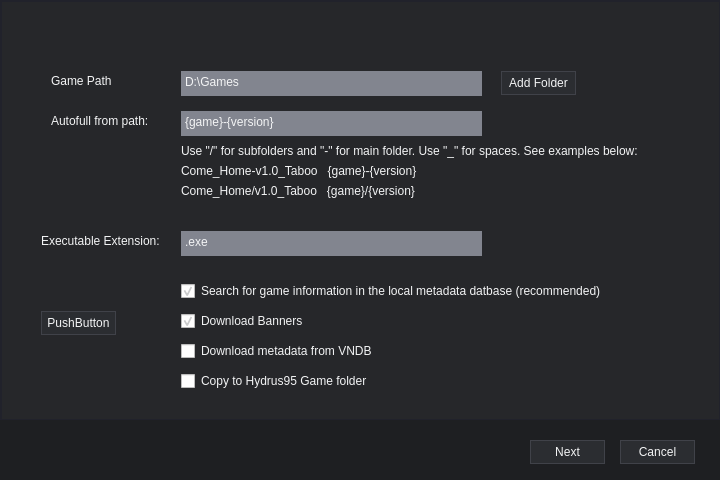
<?xml version="1.0" encoding="UTF-8"?>
<ui version="4.0">
 <class>dImport</class>
 <widget class="QDialog" name="dImport">
  <property name="geometry">
   <rect>
    <x>0</x>
    <y>0</y>
    <width>720</width>
    <height>480</height>
   </rect>
  </property>
  <property name="sizePolicy">
   <sizepolicy hsizetype="Minimum" vsizetype="Minimum">
    <horstretch>0</horstretch>
    <verstretch>0</verstretch>
   </sizepolicy>
  </property>
  <property name="windowTitle">
   <string>Import Games Wizard</string>
  </property>
  <property name="styleSheet">
   <string notr="true">QWidget{background-color: rgb(30, 31, 34);}

QFrame{
background-color: rgb(38,39,42);
border:1px solid;
border-color:rgb(33, 34, 43);}

QLabel{
color: rgb(243, 244, 245);
border:none;}

QPushButton{
background-color: rgb(43,45,49);
color:rgb(243, 244, 245);
border:1px solid;
border-color:rgb(64,66,73);}
QPushButton:hover:!pressed
{
background-color: rgb(54, 55, 61);
}

QTextEdit{
background-color:rgb(130,133,143);
color: rgb(243, 244, 245);
border:none;}

QPlainTextEdit{
color: rgb(130,133,143);
border:none;}

QListWidget{
background-color:rgb(130,133,143);
color: rgb(243, 244, 245);
border:1px solid;
border-color:rgb(64,66,73);}

QTableWidget{
background-color:rgb(130,133,143);
color: rgb(243, 244, 245);
border:1px solid;
border-color:rgb(64,66,73);}

QToolButton{
background-color: rgb(43,45,49);
color:rgb(243, 244, 245);
border:1px solid;
border-color:rgb(64,66,73);}
QToolButton:hover:!pressed
{
background-color: rgb(54, 55, 61);
}

QCheckBox{
background-color:none;
color: rgb(243, 244, 245);
border:none;}</string>
  </property>
  <layout class="QGridLayout" name="gridLayout">
   <property name="leftMargin">
    <number>0</number>
   </property>
   <property name="topMargin">
    <number>0</number>
   </property>
   <property name="rightMargin">
    <number>0</number>
   </property>
   <property name="bottomMargin">
    <number>0</number>
   </property>
   <property name="spacing">
    <number>0</number>
   </property>
   <item row="1" column="0">
    <widget class="QWidget" name="widget" native="true">
     <property name="sizePolicy">
      <sizepolicy hsizetype="Preferred" vsizetype="Maximum">
       <horstretch>0</horstretch>
       <verstretch>0</verstretch>
      </sizepolicy>
     </property>
     <property name="minimumSize">
      <size>
       <width>0</width>
       <height>60</height>
      </size>
     </property>
     <property name="maximumSize">
      <size>
       <width>16777215</width>
       <height>60</height>
      </size>
     </property>
     <widget class="QPushButton" name="btnNext">
      <property name="geometry">
       <rect>
        <x>530</x>
        <y>20</y>
        <width>75</width>
        <height>24</height>
       </rect>
      </property>
      <property name="text">
       <string>Next</string>
      </property>
     </widget>
     <widget class="QPushButton" name="btnCancel">
      <property name="geometry">
       <rect>
        <x>620</x>
        <y>20</y>
        <width>75</width>
        <height>24</height>
       </rect>
      </property>
      <property name="text">
       <string>Cancel</string>
      </property>
     </widget>
    </widget>
   </item>
   <item row="0" column="0">
    <widget class="QStackedWidget" name="swImportGames">
     <property name="sizePolicy">
      <sizepolicy hsizetype="Preferred" vsizetype="Preferred">
       <horstretch>0</horstretch>
       <verstretch>0</verstretch>
      </sizepolicy>
     </property>
     <widget class="QWidget" name="page_1">
      <widget class="QFrame" name="frame_2">
       <property name="geometry">
        <rect>
         <x>0</x>
         <y>0</y>
         <width>721</width>
         <height>421</height>
        </rect>
       </property>
       <property name="frameShape">
        <enum>QFrame::StyledPanel</enum>
       </property>
       <property name="frameShadow">
        <enum>QFrame::Raised</enum>
       </property>
       <widget class="QLabel" name="label">
        <property name="geometry">
         <rect>
          <x>50</x>
          <y>110</y>
          <width>121</width>
          <height>20</height>
         </rect>
        </property>
        <property name="text">
         <string>Autofull from path:</string>
        </property>
       </widget>
       <widget class="QTextEdit" name="tbFormat">
        <property name="geometry">
         <rect>
          <x>180</x>
          <y>110</y>
          <width>301</width>
          <height>25</height>
         </rect>
        </property>
        <property name="verticalScrollBarPolicy">
         <enum>Qt::ScrollBarAlwaysOff</enum>
        </property>
        <property name="html">
         <string>&lt;!DOCTYPE HTML PUBLIC &quot;-//W3C//DTD HTML 4.0//EN&quot; &quot;http://www.w3.org/TR/REC-html40/strict.dtd&quot;&gt;
&lt;html&gt;&lt;head&gt;&lt;meta name=&quot;qrichtext&quot; content=&quot;1&quot; /&gt;&lt;meta charset=&quot;utf-8&quot; /&gt;&lt;style type=&quot;text/css&quot;&gt;
p, li { white-space: pre-wrap; }
hr { height: 1px; border-width: 0; }
li.unchecked::marker { content: &quot;\2610&quot;; }
li.checked::marker { content: &quot;\2612&quot;; }
&lt;/style&gt;&lt;/head&gt;&lt;body style=&quot; font-family:'Segoe UI'; font-size:9pt; font-weight:400; font-style:normal;&quot;&gt;
&lt;p style=&quot; margin-top:0px; margin-bottom:0px; margin-left:0px; margin-right:0px; -qt-block-indent:0; text-indent:0px;&quot;&gt;{game}-{version}&lt;/p&gt;&lt;/body&gt;&lt;/html&gt;</string>
        </property>
       </widget>
       <widget class="QTextEdit" name="tbExt">
        <property name="geometry">
         <rect>
          <x>180</x>
          <y>230</y>
          <width>301</width>
          <height>25</height>
         </rect>
        </property>
        <property name="verticalScrollBarPolicy">
         <enum>Qt::ScrollBarAlwaysOff</enum>
        </property>
        <property name="html">
         <string>&lt;!DOCTYPE HTML PUBLIC &quot;-//W3C//DTD HTML 4.0//EN&quot; &quot;http://www.w3.org/TR/REC-html40/strict.dtd&quot;&gt;
&lt;html&gt;&lt;head&gt;&lt;meta name=&quot;qrichtext&quot; content=&quot;1&quot; /&gt;&lt;meta charset=&quot;utf-8&quot; /&gt;&lt;style type=&quot;text/css&quot;&gt;
p, li { white-space: pre-wrap; }
hr { height: 1px; border-width: 0; }
li.unchecked::marker { content: &quot;\2610&quot;; }
li.checked::marker { content: &quot;\2612&quot;; }
&lt;/style&gt;&lt;/head&gt;&lt;body style=&quot; font-family:'Segoe UI'; font-size:9pt; font-weight:400; font-style:normal;&quot;&gt;
&lt;p style=&quot; margin-top:0px; margin-bottom:0px; margin-left:0px; margin-right:0px; -qt-block-indent:0; text-indent:0px;&quot;&gt;.exe&lt;/p&gt;&lt;/body&gt;&lt;/html&gt;</string>
        </property>
       </widget>
       <widget class="QLabel" name="label_2">
        <property name="geometry">
         <rect>
          <x>40</x>
          <y>230</y>
          <width>121</width>
          <height>20</height>
         </rect>
        </property>
        <property name="text">
         <string>Executable Extension:</string>
        </property>
       </widget>
       <widget class="QCheckBox" name="checkBox">
        <property name="geometry">
         <rect>
          <x>180</x>
          <y>280</y>
          <width>431</width>
          <height>20</height>
         </rect>
        </property>
        <property name="text">
         <string>Search for game information in the local metadata datbase (recommended)</string>
        </property>
        <property name="checked">
         <bool>true</bool>
        </property>
       </widget>
       <widget class="QCheckBox" name="checkBox_2">
        <property name="geometry">
         <rect>
          <x>180</x>
          <y>310</y>
          <width>431</width>
          <height>20</height>
         </rect>
        </property>
        <property name="text">
         <string>Download Banners</string>
        </property>
        <property name="checked">
         <bool>true</bool>
        </property>
       </widget>
       <widget class="QCheckBox" name="checkBox_3">
        <property name="geometry">
         <rect>
          <x>180</x>
          <y>340</y>
          <width>431</width>
          <height>20</height>
         </rect>
        </property>
        <property name="text">
         <string>Download metadata from VNDB</string>
        </property>
       </widget>
       <widget class="QLabel" name="label_6">
        <property name="geometry">
         <rect>
          <x>180</x>
          <y>140</y>
          <width>461</width>
          <height>20</height>
         </rect>
        </property>
        <property name="text">
         <string>Use &quot;/&quot; for subfolders and &quot;-&quot; for main folder. Use &quot;_&quot; for spaces. See examples below:</string>
        </property>
       </widget>
       <widget class="QLabel" name="label_7">
        <property name="geometry">
         <rect>
          <x>180</x>
          <y>160</y>
          <width>371</width>
          <height>20</height>
         </rect>
        </property>
        <property name="text">
         <string>Come_Home-v1.0_Taboo   {game}-{version}</string>
        </property>
       </widget>
       <widget class="QLabel" name="label_8">
        <property name="geometry">
         <rect>
          <x>180</x>
          <y>180</y>
          <width>371</width>
          <height>20</height>
         </rect>
        </property>
        <property name="text">
         <string>Come_Home/v1.0_Taboo   {game}/{version}</string>
        </property>
       </widget>
       <widget class="QPushButton" name="btnAdd_2">
        <property name="geometry">
         <rect>
          <x>500</x>
          <y>70</y>
          <width>75</width>
          <height>24</height>
         </rect>
        </property>
        <property name="text">
         <string>Add Folder</string>
        </property>
       </widget>
       <widget class="QTextEdit" name="tbPath">
        <property name="geometry">
         <rect>
          <x>180</x>
          <y>70</y>
          <width>301</width>
          <height>25</height>
         </rect>
        </property>
        <property name="verticalScrollBarPolicy">
         <enum>Qt::ScrollBarAlwaysOff</enum>
        </property>
        <property name="html">
         <string>&lt;!DOCTYPE HTML PUBLIC &quot;-//W3C//DTD HTML 4.0//EN&quot; &quot;http://www.w3.org/TR/REC-html40/strict.dtd&quot;&gt;
&lt;html&gt;&lt;head&gt;&lt;meta name=&quot;qrichtext&quot; content=&quot;1&quot; /&gt;&lt;meta charset=&quot;utf-8&quot; /&gt;&lt;style type=&quot;text/css&quot;&gt;
p, li { white-space: pre-wrap; }
hr { height: 1px; border-width: 0; }
li.unchecked::marker { content: &quot;\2610&quot;; }
li.checked::marker { content: &quot;\2612&quot;; }
&lt;/style&gt;&lt;/head&gt;&lt;body style=&quot; font-family:'Segoe UI'; font-size:9pt; font-weight:400; font-style:normal;&quot;&gt;
&lt;p style=&quot; margin-top:0px; margin-bottom:0px; margin-left:0px; margin-right:0px; -qt-block-indent:0; text-indent:0px;&quot;&gt;D:\Games&lt;/p&gt;&lt;/body&gt;&lt;/html&gt;</string>
        </property>
       </widget>
       <widget class="QLabel" name="label_3">
        <property name="geometry">
         <rect>
          <x>50</x>
          <y>70</y>
          <width>121</width>
          <height>20</height>
         </rect>
        </property>
        <property name="text">
         <string>Game Path</string>
        </property>
       </widget>
       <widget class="QCheckBox" name="checkBox_4">
        <property name="geometry">
         <rect>
          <x>180</x>
          <y>370</y>
          <width>431</width>
          <height>20</height>
         </rect>
        </property>
        <property name="text">
         <string>Copy to Hydrus95 Game folder</string>
        </property>
       </widget>
       <widget class="QPushButton" name="pbtest">
        <property name="geometry">
         <rect>
          <x>40</x>
          <y>310</y>
          <width>75</width>
          <height>24</height>
         </rect>
        </property>
        <property name="text">
         <string>PushButton</string>
        </property>
       </widget>
      </widget>
     </widget>
     <widget class="QWidget" name="page_2">
      <widget class="QFrame" name="frame_5">
       <property name="geometry">
        <rect>
         <x>0</x>
         <y>0</y>
         <width>741</width>
         <height>451</height>
        </rect>
       </property>
       <property name="frameShape">
        <enum>QFrame::StyledPanel</enum>
       </property>
       <property name="frameShadow">
        <enum>QFrame::Raised</enum>
       </property>
       <widget class="QTableWidget" name="twGames">
        <property name="geometry">
         <rect>
          <x>20</x>
          <y>120</y>
          <width>681</width>
          <height>281</height>
         </rect>
        </property>
        <property name="minimumSize">
         <size>
          <width>681</width>
          <height>0</height>
         </size>
        </property>
        <property name="showGrid">
         <bool>false</bool>
        </property>
        <property name="gridStyle">
         <enum>Qt::NoPen</enum>
        </property>
        <column>
         <property name="text">
          <string>Title</string>
         </property>
        </column>
        <column>
         <property name="text">
          <string>File</string>
         </property>
        </column>
        <column>
         <property name="text">
          <string>Version</string>
         </property>
        </column>
        <column>
         <property name="text">
          <string>Extension</string>
         </property>
        </column>
       </widget>
       <widget class="QPlainTextEdit" name="plainTextEdit_4">
        <property name="enabled">
         <bool>false</bool>
        </property>
        <property name="geometry">
         <rect>
          <x>30</x>
          <y>10</y>
          <width>631</width>
          <height>41</height>
         </rect>
        </property>
        <property name="font">
         <font>
          <pointsize>14</pointsize>
         </font>
        </property>
        <property name="plainText">
         <string>Ready to Import</string>
        </property>
       </widget>
       <widget class="QLabel" name="label_5">
        <property name="geometry">
         <rect>
          <x>40</x>
          <y>50</y>
          <width>661</width>
          <height>61</height>
         </rect>
        </property>
        <property name="text">
         <string>This wizard is ready to import the games below. Please review the list to confirm that the correct games will be imported,
and make any necessary changes. Change the game names in the Name column or remove items with the Delete key.</string>
        </property>
       </widget>
      </widget>
     </widget>
    </widget>
   </item>
  </layout>
 </widget>
 <resources/>
 <connections/>
</ui>
